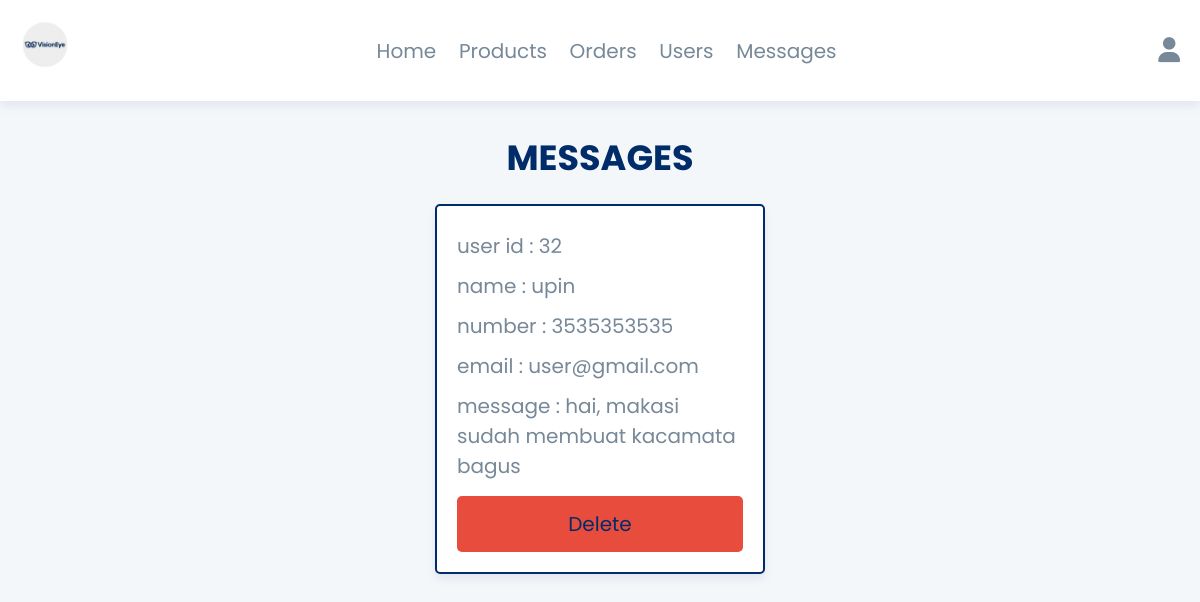
The page /admin_contacts.php (signed in) on the database its author committed.
### tables this page shows
CREATE TABLE `message` (
  `id` int(100) NOT NULL,
  `user_id` int(100) NOT NULL,
  `name` varchar(100) NOT NULL,
  `email` varchar(100) NOT NULL,
  `number` varchar(12) NOT NULL,
  `message` varchar(500) NOT NULL
);

### admin_contacts.php (the view, shortened to what this page needs)
<?php
@include 'config.php';
?>
<!DOCTYPE html>
<html lang="en">
<head>
   <link rel="stylesheet" href="https://cdnjs.cloudflare.com/ajax/libs/font-awesome/6.1.1/css/all.min.css">
   <link rel="stylesheet" href="css/admin_style.css">
</head>
<body>
<?php include 'admin_header.php'; ?>
<section class="messages">
   <h1 class="title">messages</h1>
   <div class="box-container">
   <?php
      $select_message = $conn->prepare("SELECT * FROM `message`");
      $select_message->execute();
      if($select_message->rowCount() > 0){
         while($fetch_message = $select_message->fetch(PDO::FETCH_ASSOC)){
   ?>
   <div class="box">
      <p> user id : <span><?= $fetch_message['user_id']; ?></span> </p>
      <p> name : <span><?= $fetch_message['name']; ?></span> </p>
      <p> number : <span><?= $fetch_message['number']; ?></span> </p>
      <p> email : <span><?= $fetch_message['email']; ?></span> </p>
      <p> message : <span><?= $fetch_message['message']; ?></span> </p>
      <a href="admin_contacts.php?delete=<?= $fetch_message['id']; ?>" onclick="return confirm('delete this message?');" class="delete-btn">delete</a>
   </div>
   <?php
         }
      }else{
         echo '<p class="empty">you have no messages!</p>';
      }
   ?>
   </div>
</section>
</body>
</html>

### css/admin_style.css (style rules this page uses)
.messages .box-container { display: grid; grid-template-columns: repeat(auto-fit, 33rem); gap:1.5rem; align-items: flex-start; justify-content:center; }
.messages .box-container .box { border:var(--border); box-shadow: var(--box-shadow); background-color: var(--white); border-radius: .5rem; padding:2rem; }
.messages .box-container .box p { line-height: 1.5; padding:.5rem 0; font-size: 2rem; color:var(--light-color); }
.messages .box-container .box p span { color:var(--blue); }

### css/components.css (style rules this page uses)
:root { --blue-primary: #002C6A; --blue-light: #007BFF; --blue-accent: #A4CCFF; --white: #FFFFFF; --light-gray: #F4F7FA; --black: #001B44; --text-color: #002244; --highlight: #00B4D8; --orange: #f39c12; --red: #e74c3c; --light-color: #778899; --light-bg: #F8FAFC; --border: 0.2rem solid var(--blue-primary); --box-shadow: 0 0.5rem 1rem rgba(0, 44, 106, 0.08); }
* { font-family: 'Poppins', sans-serif; margin: 0; padding: 0; box-sizing: border-box; outline: none; border: none; text-decoration: none; color: var(--text-color); }
body { background-color: var(--light-gray); }
html { font-size: 62.5%; overflow-x: hidden; scroll-behavior: smooth; scroll-padding-top: 6.5rem; }
section { padding:3rem 2rem; max-width: 1200px; margin:0 auto; }
.btn, .delete-btn, .option-btn { display: block; width: 100%; margin-top: 1rem; border-radius: .5rem; color:var(--blue-primary); font-size: 2rem; padding:1.3rem 3rem; text-transform: capitalize; cursor: pointer; text-align: center; }
.delete-btn { background-color: var(--red); }
.title { text-align: center; margin-bottom: 2rem; text-transform: uppercase; color: var(--blue-primary); font-size: 3.5rem; font-weight: 700; }

### rows shown on the page
message: user "32", name "upin", number "3535353535", email "user@gmail.com", message "hai, makasi sudah membuat kacamata bagus"
